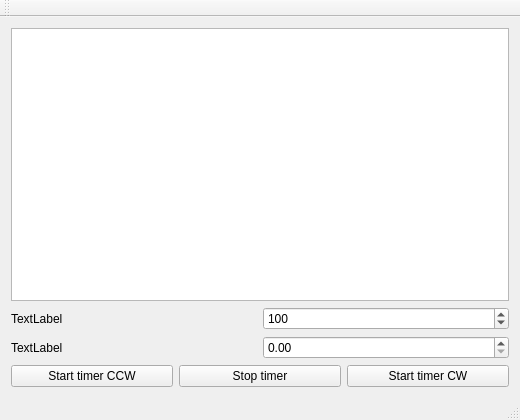
<?xml version="1.0" encoding="UTF-8"?>
<ui version="4.0">
 <class>MainWindow</class>
 <widget class="QMainWindow" name="MainWindow">
  <property name="geometry">
   <rect>
    <x>0</x>
    <y>0</y>
    <width>520</width>
    <height>420</height>
   </rect>
  </property>
  <property name="windowTitle">
   <string>MainWindow</string>
  </property>
  <widget class="QWidget" name="centralWidget">
   <layout class="QVBoxLayout" name="verticalLayout">
    <item>
     <widget class="QGraphicsView" name="graphicsView"/>
    </item>
    <item>
     <layout class="QHBoxLayout" name="horizontalLayout_2">
      <item>
       <widget class="QLabel" name="label_radius">
        <property name="text">
         <string>TextLabel</string>
        </property>
       </widget>
      </item>
      <item>
       <widget class="QSpinBox" name="spinBox">
        <property name="minimum">
         <number>50</number>
        </property>
        <property name="maximum">
         <number>250</number>
        </property>
        <property name="singleStep">
         <number>10</number>
        </property>
        <property name="value">
         <number>100</number>
        </property>
       </widget>
      </item>
     </layout>
    </item>
    <item>
     <layout class="QHBoxLayout" name="horizontalLayout">
      <item>
       <widget class="QLabel" name="label">
        <property name="text">
         <string>TextLabel</string>
        </property>
       </widget>
      </item>
      <item>
       <widget class="QDoubleSpinBox" name="doubleSpinBox">
        <property name="maximum">
         <double>360.000000000000000</double>
        </property>
        <property name="singleStep">
         <double>10.000000000000000</double>
        </property>
       </widget>
      </item>
     </layout>
    </item>
    <item>
     <layout class="QHBoxLayout" name="horizontalLayout_3">
      <item>
       <widget class="QPushButton" name="pushButton_Start_CCW">
        <property name="statusTip">
         <string>Start timer Counter Clock Wise</string>
        </property>
        <property name="text">
         <string>Start timer CCW</string>
        </property>
       </widget>
      </item>
      <item>
       <widget class="QPushButton" name="pushButton_Stop">
        <property name="text">
         <string>Stop timer</string>
        </property>
       </widget>
      </item>
      <item>
       <widget class="QPushButton" name="pushButton_Start_CW">
        <property name="statusTip">
         <string>Start timer Clock Wise</string>
        </property>
        <property name="text">
         <string>Start timer CW</string>
        </property>
       </widget>
      </item>
     </layout>
    </item>
   </layout>
  </widget>
  <widget class="QMenuBar" name="menuBar">
   <property name="geometry">
    <rect>
     <x>0</x>
     <y>0</y>
     <width>520</width>
     <height>21</height>
    </rect>
   </property>
  </widget>
  <widget class="QToolBar" name="mainToolBar">
   <attribute name="toolBarArea">
    <enum>TopToolBarArea</enum>
   </attribute>
   <attribute name="toolBarBreak">
    <bool>false</bool>
   </attribute>
  </widget>
  <widget class="QStatusBar" name="statusBar"/>
 </widget>
 <layoutdefault spacing="6" margin="11"/>
 <resources/>
 <connections/>
</ui>
